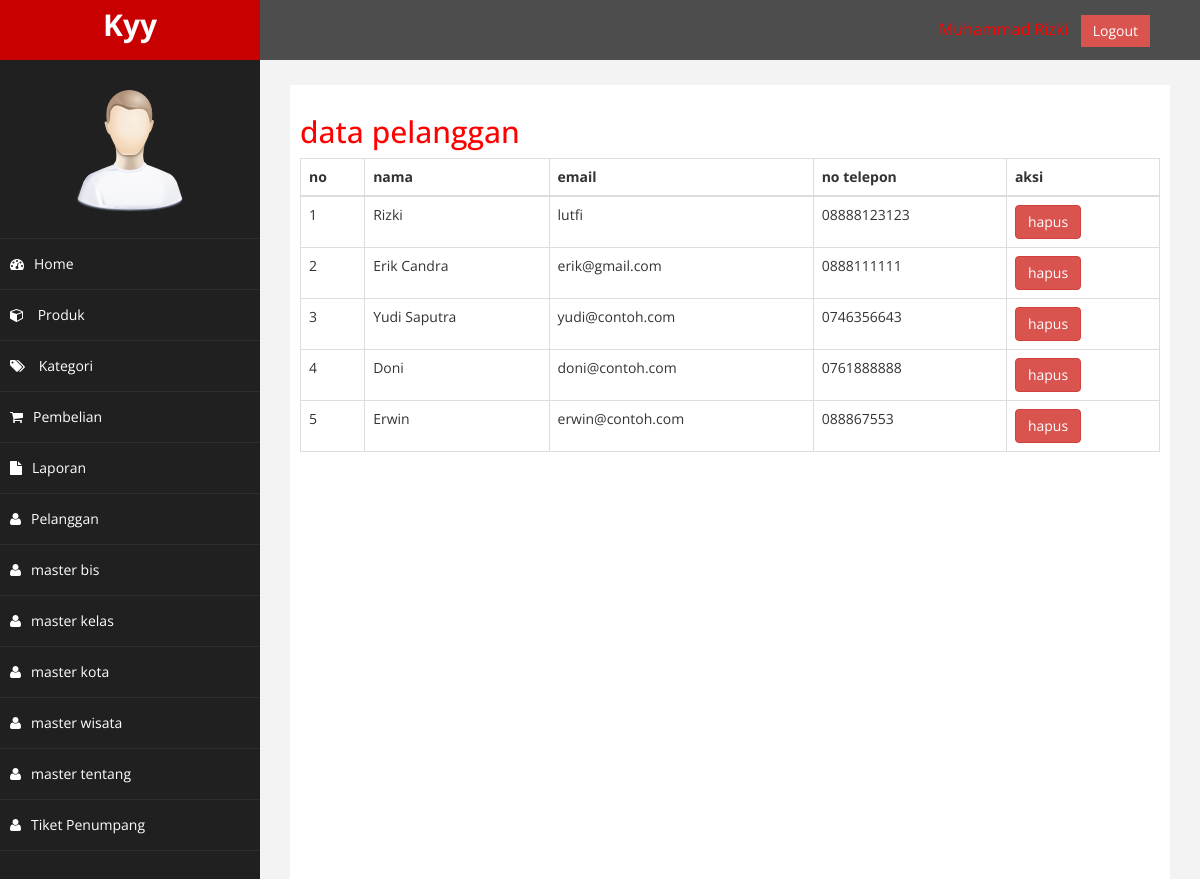
/admin/index.php?halaman=pelanggan (signed in), run on an earlier commit of the app's database.
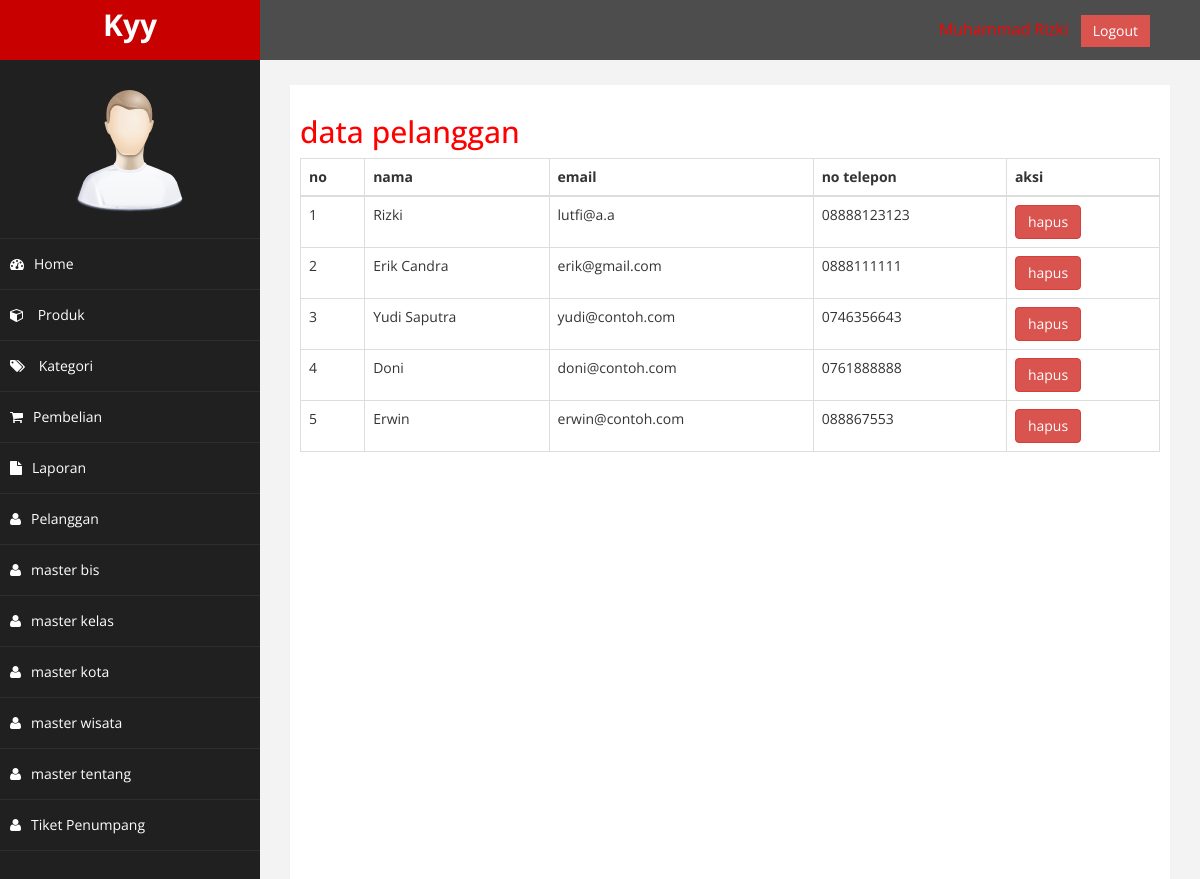
And on a later commit of the database.
### tables this page shows
CREATE TABLE `pelanggan` (
  `id_pelanggan` int(11) NOT NULL,
  `email_pelanggan` varchar(100) NOT NULL,
  `password_pelanggan` varchar(50) NOT NULL,
  `nama_pelanggan` varchar(100) NOT NULL,
  `telepon_pelanggan` varchar(100) NOT NULL,
  `alamat_pelanggan` text NOT NULL
);

### admin/pelanggan.php (the view)
<h2>data pelanggan</h2>
<table class="table table-bordered">
    <thead>
        <tr>
            <th>no</th>
            <th>nama</th>
            <th>email</th>
            <th>no telepon</th>
            <th>aksi</th>
        </tr>
    </thead>
    <tbody>
        <?php $nomor = 1; ?>
        <?php $ambil = $koneksi->query("SELECT * FROM pelanggan"); ?>
        <?php while ($pecah = $ambil->fetch_assoc()) { ?>
            <tr>
                <td> <?php echo $nomor; ?></td>
                <td> <?php echo $pecah['nama_pelanggan']; ?> </td>
                <td> <?php echo $pecah['email_pelanggan']; ?> </td>
                <td> <?php echo $pecah['telepon_pelanggan']; ?> </td>
                <td>
                    <a href="" class="btn btn-danger">hapus</a>
                </td>
            </tr>
            <?php $nomor++; ?>
        <?php } ?>
    </tbody>
</table>

What changed in the data, as far as the page shows it:
changed pelanggan "Rizki": email_pelanggan "lutfi" → "lutfi@a.a"
